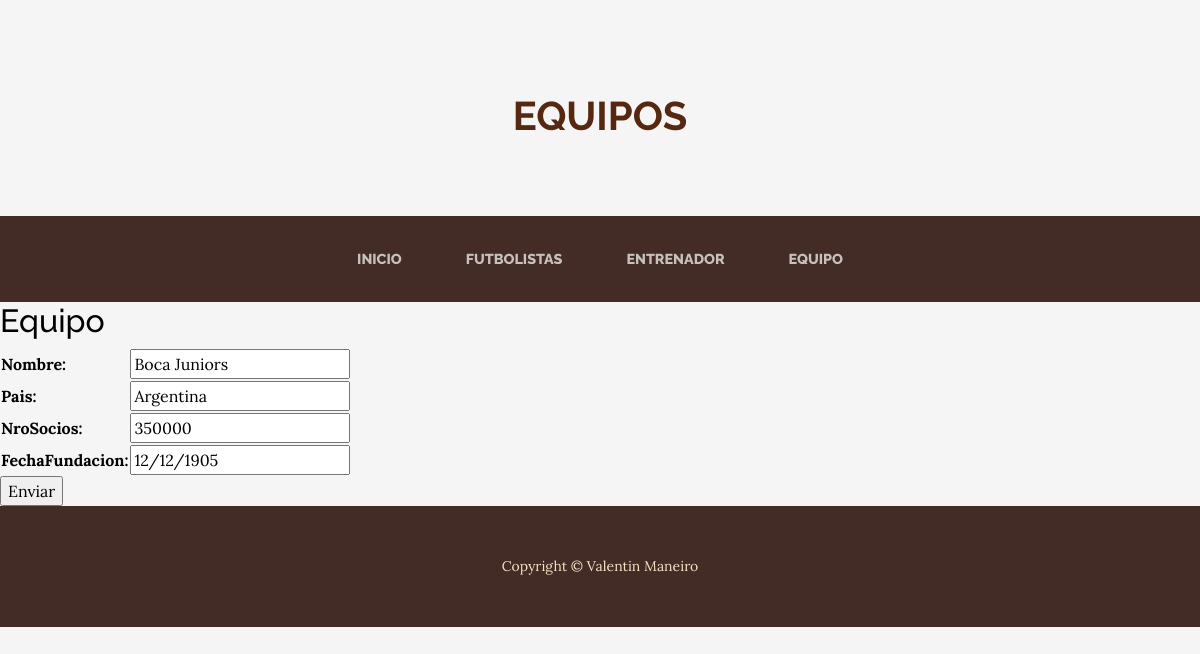
Screenshot of /editar_equipo/1 with the database file from the repository.
### aplicacion/models.py (models this page shows)
class Equipo(models.Model):
    nombre = models.CharField(max_length=60)
    pais = models.CharField(max_length=60)
    nroSocios = models.IntegerField()
    fechaFundacion = models.DateField()

### aplicacion/views.py (the view)
# urls.py: path('editar_equipo/<int:pk>', EquipoUpdate.as_view(), name = "editar_equipo"),
class EquipoUpdate(UpdateView):
    model = Equipo
    fields = ['nombre', 'pais', 'nroSocios', 'fechaFundacion']
    success_url = reverse_lazy('equipo')

### aplicacion/templates/aplicacion/equipo_form.html (shortened to what this page needs)
{% extends 'aplicacion/base.html' %}
{% load static %}
{% block titulo %}Equipos{% endblock titulo %}
{% block contenido %}
    <h2>Equipo</h2>
    <form action="" method="POST">
        <table>
            {{ form.as_table }}
        </table>
        <input type="submit" value="Enviar">
    </form>
{% endblock contenido %}

### rows the page displays
Equipo: nombre "Boca Juniors", pais "Argentina", nroSocios "350000", fechaFundacion "12/12/1905"
